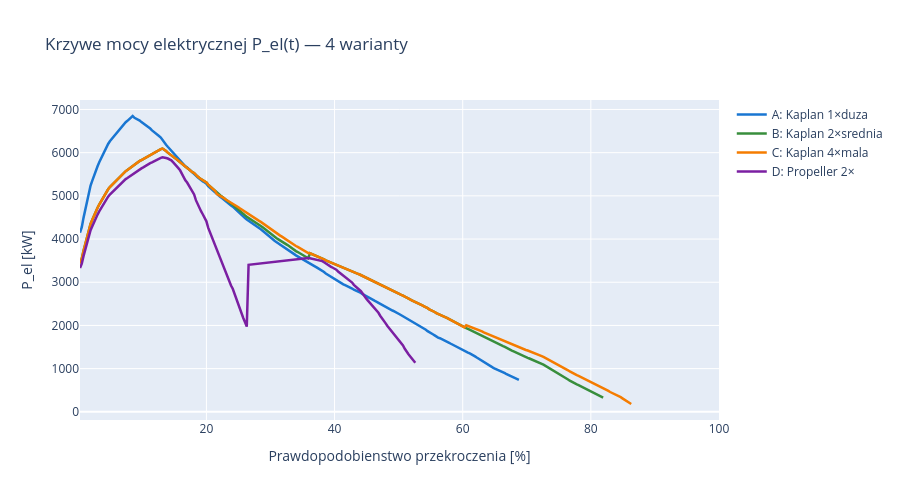

Write notebook code for a chart like this one.
### Markdown cell above
## Krok 5: Nałożenie krzywych mocy

### Code cell
fig = go.Figure()
for label, color in zip(df_compare['Wariant'], colors):
    r = results_dfs[label]
    p = np.where(r['n_active'] > 0, r['P_el_kW'], np.nan)
    fig.add_trace(go.Scatter(x=r['pct'], y=p, mode='lines',
        name=label, line=dict(color=color, width=2.5), connectgaps=False))
fig.update_layout(
    title='Krzywe mocy elektrycznej P_el(t) — 4 warianty',
    xaxis_title='Prawdopodobienstwo przekroczenia [%]',
    yaxis_title='P_el [kW]',
    height=500, hovermode='x unified',
)
fig.show()

### Figure 1 — Plotly figure (JSON) as saved in the notebook; plotly's stock layout.template omitted (floating-point values rounded to 4 significant figures; data arrays with more than 128 entries replaced by an {"elided": "..."} marker saying what was removed)
{"data": [{"connectgaps": false, "line": {"color": "#1976D2", "width": 2.5}, "mode": "lines", "name": "A: Kaplan 1×duza", "type": "scatter", "x": {"elided": "365 float values"}, "y": {"elided": "365 float values"}}, {"connectgaps": false, "line": {"color": "#388E3C", "width": 2.5}, "mode": "lines", "name": "B: Kaplan 2×srednia", "type": "scatter", "x": {"elided": "365 float values"}, "y": {"elided": "365 float values"}}, {"connectgaps": false, "line": {"color": "#F57C00", "width": 2.5}, "mode": "lines", "name": "C: Kaplan 4×mala", "type": "scatter", "x": {"elided": "365 float values"}, "y": {"elided": "365 float values"}}, {"connectgaps": false, "line": {"color": "#7B1FA2", "width": 2.5}, "mode": "lines", "name": "D: Propeller 2×", "type": "scatter", "x": {"elided": "365 float values"}, "y": {"elided": "365 float values"}}], "layout": {"height": 500, "hovermode": "x unified", "title": {"text": "Krzywe mocy elektrycznej P_el(t) — 4 warianty"}, "xaxis": {"title": {"text": "Prawdopodobienstwo przekroczenia [%]"}}, "yaxis": {"title": {"text": "P_el [kW]"}}}}
